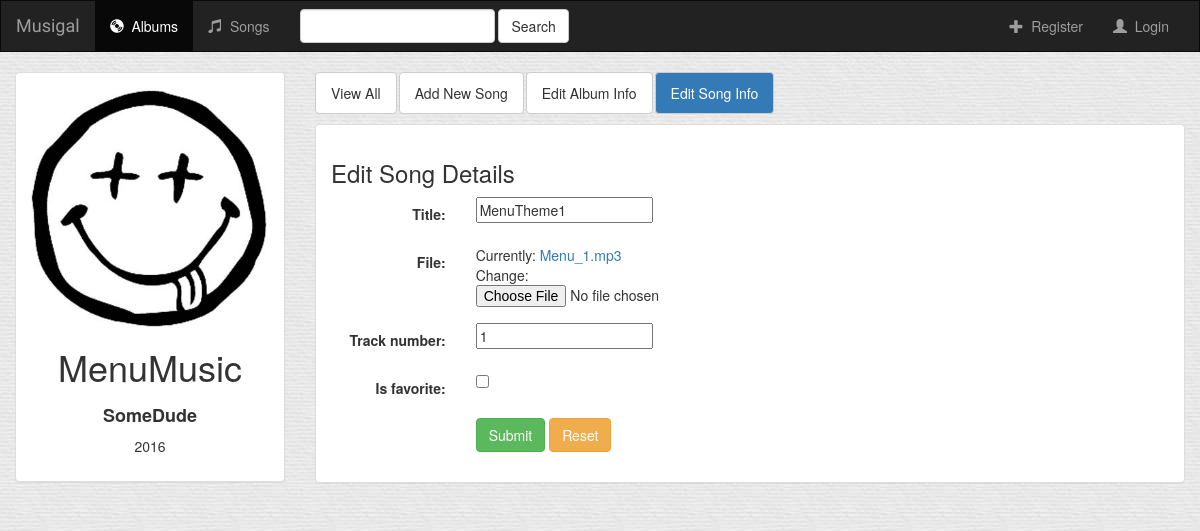
Page /music/album/1/11/update/ on the committed database.
### music/models.py (models this page shows, shortened)
class Album(models.Model):
	artist = models.CharField(max_length = 250)
	title = models.CharField(max_length = 500)
	year = models.CharField(max_length = 4)
	logo = models.FileField()
	is_favorite = models.BooleanField(default = False)
	def __str__(self):
		return self.title + ' - ' + self.artist

class Song(models.Model):
	album = models.ForeignKey(Album, on_delete = models.CASCADE)
	title = models.CharField(max_length = 250)
	file = models.FileField(default = '')
	track_number = models.IntegerField(default = 1)
	is_favorite = models.BooleanField(default = False)

### music/views.py (the view)
# urls.py: url(r'album/(?P<pk>[0-9]+)/(?P<song_id>[0-9]+)/update/$', views.SongUpdate.as_view(), name="song-update"),
class SongUpdate(UpdateView):
	model = Song
	pk_url_kwarg = 'song_id'
	template_name = 'music/detail_form.html'
	fields = ['title', 'file', 'track_number', 'is_favorite']
	def get_context_data(self, **kwargs):
		album_number = self.kwargs['pk']
		context = super(SongUpdate, self).get_context_data(**kwargs)
		context['album'] = Album.objects.get(id = album_number)
		context['link_song_update'] = True
		context['header_text'] = "Edit Song Details"
		return context

### music/templates/music/detail_form.html (shortened to what this page needs)
{% extends 'music/detail-base.html' %}
{% block albums_active %}active{% endblock %}
{% block detail_body %}
<h3>{{ header_text }}</h3>
<form class="form-horizontal" action="" method="post" enctype="multipart/form-data">
	{% include 'music/form-template.html' %}
	<div class="form-group">
		<div class="col-sm-offset-2 col-sm-10">
			<button type="submit" class="btn btn-success">Submit</button>
			<button type="reset" class="btn btn-warning">Reset</button>
		</div>
	</div>
</form>
{% endblock%}

### music/templates/music/detail-base.html (shortened to what this page needs)
{% extends 'music/base.html' %}
{% block body %}
<div class="container-fluid songs-container">
	<div class="row">
		<div class="col-sm-4 col-md-3">
			<div class="panel panel-default">
				<div class="panel-body">
					<a href="{% url 'music:detail' album.id %}">
						{% if album.logo %}
							<img src="{{ album.logo.url }}" class="img-responsive center-block">
						{% else %}
							<h3>No image to display</h3>
						{% endif %}
					</a>
					<div class="album-info">
						<h1>{{ album.title }}</h1>
						<h2>{{ album.artist }}</h2>
						<p>{{ album.year }}</p>
					</div>
				</div>
			</div>
		</div>
		<div class="col-sm-8 col-md-9">
			<ul class="nav nav-pills" style="margin-bottom:10px;">
				<li role="presentation" class="{% if link_detail %}active{% endif %}">
					<a class="btn btn-default" href="{% url 'music:detail' pk=album.id %}">View All</a></li>
				<li role="presentation" class="{% if link_song_create %}active{% endif %}">
					<a class="btn btn-default" href="{% url 'music:song-add' pk=album.id %}">Add New Song</a></li>
				<li role="presentation" class="{% if link_album_update %}active{% endif %}">
					<a class="btn btn-default" href="{% url 'music:album-update' pk=album.id %}">Edit Album Info</a></li>
				<li role="presentation" class="{% if link_song_update %}active{% endif %}">
					<a class="btn btn-default" href="#">Edit Song Info</a></li>
			</ul>
			<div class="panel panel-default">
				<div class="panel-body">
					{% block detail_body %}
					{% endblock %}
				</div>
			</div>
		</div>
	</div>
</div>
{% endblock %}

### music/templates/music/form-template.html (shortened to what this page needs)
{% for field in form %}
	<div class="form-group">
		<div class="col-sm-offset-2 col-sm-10">
		</div>
		<label class="control-label col-sm-2">{{ field.label_tag }}</label>
		<div class="col-sm-10">{{ field }}</div>
	</div>
{% endfor %}

### music/static/music/style.css (style rules this page uses)
body { background: white url('images/background.jpg'); }
.album-info { text-align: center; }
h2 { font-weight: bold; font-size: 18px; }

### rows in the picture
Album: logo (picture), title "MenuMusic", artist "SomeDude", year "2016"
Song: form "MenuTheme1" "1"

### other values in the picture
{{ header_text }} "Edit Song Details"
{{ field.label_tag }} "Title:" "File:" "Track number:" "Is favorite:"
